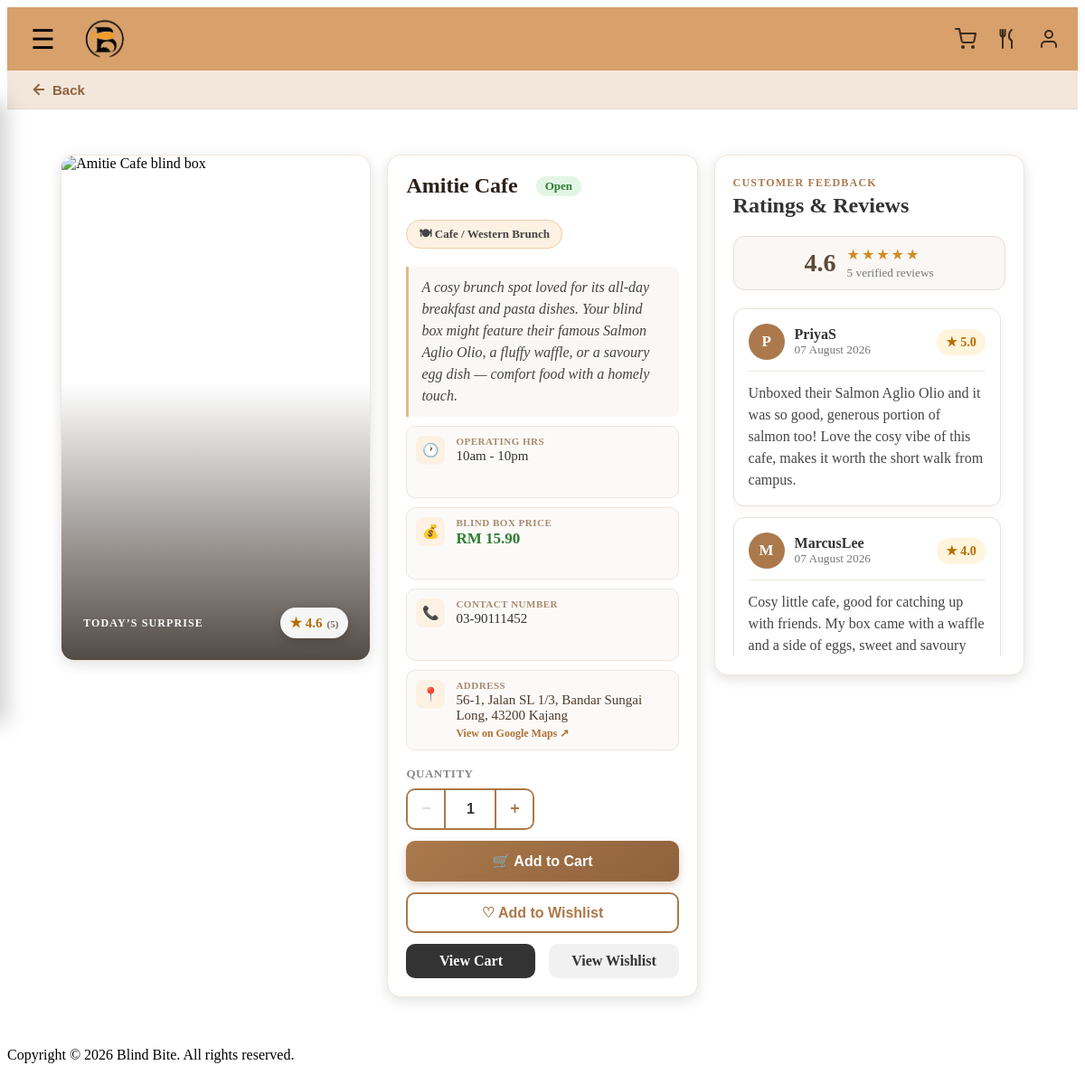
The page /pages/details.php?restaurant=Amitie+Cafe on the database its author committed.
### tables this page shows
CREATE TABLE restaurants (
    restaurant_name VARCHAR(100) PRIMARY KEY,
    restaurant_address VARCHAR(100) NOT NULL UNIQUE,
    restaurant_opening_hours TIME NOT NULL,
    restaurant_closing_hours TIME NOT NULL,
    restaurant_phone_number VARCHAR(20) NOT NULL UNIQUE,
    blind_box_price DECIMAL(10,2) NOT NULL,
    blind_box_description TEXT NOT NULL,
    blind_box_image VARCHAR(255) DEFAULT NULL,
    blind_box_food_category TEXT NOT NULL
);

### includes/restaurant_image.php (called while the page is built, shortened)
<?php
function restaurant_image_url(?string $filename): string
{
    $default_url = BASE_URL . '/images/BBbox.png';
    if (!$filename || basename($filename) !== $filename) {
        return $default_url;
    }
    return BASE_URL . '/images/restaurants/' . rawurlencode($filename);
}
?>

### pages/details.php (the view, shortened to what this page needs)
<?php
include '../config/db_connect.php';
require_once '../includes/restaurant_image.php';
$restaurant_name = isset($_GET['restaurant'])
    ? $_GET['restaurant']
    : '';
$sql = "
    SELECT *
    FROM restaurants
    WHERE restaurant_name = ?
";
$stmt = $conn->prepare($sql);
$stmt->bind_param(
    "s",
    $restaurant_name
);
$stmt->execute();
$result = $stmt->get_result();
if ($result->num_rows === 1) {
    $restaurant = $result->fetch_assoc();
} else {
    $restaurant = null;
}
$reviews = [];
$average_rating = 0.0;
if ($restaurant) {
    $review_stmt = $conn->prepare(
        "SELECT username, rating, review, created_at
         FROM reviews
         WHERE restaurant_name = ?
         ORDER BY created_at DESC"
    );
    $review_stmt->bind_param('s', $restaurant['restaurant_name']);
    $review_stmt->execute();
    $review_result = $review_stmt->get_result();
    $rating_total = 0;
    while ($review_row = $review_result->fetch_assoc()) {
        $rating_total += (int) $review_row['rating'];
        $reviews[] = $review_row;
    }
    if (count($reviews) > 0) {
        $average_rating = $rating_total / count($reviews);
    }
}
function render_review_card(array $review_item, bool $hidden = false): void {
    ?>
    <article class="review-card"<?php echo $hidden ? ' aria-hidden="true" tabindex="-1"' : ''; ?>>
        <div class="review-card-heading">
            <div class="reviewer">
                <span class="reviewer-avatar" aria-hidden="true">
                    <?php echo htmlspecialchars(strtoupper(substr($review_item['username'], 0, 1))); ?>
                </span>
                <div>
                    <strong><?php echo htmlspecialchars($review_item['username']); ?></strong>
                    <small>
                        <?php echo date('d F Y', strtotime($review_item['created_at'])); ?>
                    </small>
                </div>
            </div>
            <span class="review-rating">★ <?php echo (int) $review_item['rating']; ?>.0</span>
        </div>
        <p class="review-text"><?php echo nl2br(htmlspecialchars($review_item['review'])); ?></p>
    </article>
    <?php
}
include '../includes/header.php';
include '../includes/navigation.php';
?>
<link rel="stylesheet" href="../css/status.css">
<link rel="stylesheet" href="../css/details.css">
<main class="details-page">
    <div class="details-overview-grid">
        <?php if ($restaurant) : ?>
            <div class="details-image-wrap">
                <img
                    src="<?php echo htmlspecialchars(restaurant_image_url($restaurant['blind_box_image'] ?? null)); ?>"
                    width="200"
                    height="150"
                    alt="<?php echo htmlspecialchars($restaurant['restaurant_name']); ?> blind box"
                >
                <div class="details-image-overlay">
                    <span class="details-surprise-label">Today’s surprise</span>
                    <span class="details-rating-chip">
                        ★ <?php echo number_format($average_rating, 1); ?>
                        <small>(<?php echo count($reviews); ?>)</small>
                    </span>
                </div>
            </div>
            <div class="details-info">
                <h1>
                    <span class="details-title">
                        <?php
                        echo htmlspecialchars(
                            $restaurant['restaurant_name']
                        );
                        ?>
                    </span>
                    <span
                        id="restaurantStatusBadge"
                        class="status-badge"
                        data-opening="<?php echo htmlspecialchars($restaurant['restaurant_opening_hours']); ?>"
                        data-closing="<?php echo htmlspecialchars($restaurant['restaurant_closing_hours']); ?>"
                    ><span class="status-dot"></span>Checking...</span>
                </h1>
                <p class="details-category-badge">
                    🍽
                    <?php
                    echo htmlspecialchars(
                        $restaurant['blind_box_food_category']
                    );
                    ?>
                </p>
                <p class="details-description">
                    <?php
                    echo htmlspecialchars(
                        $restaurant[
                            'blind_box_description'
                        ]
                    );
                    ?>
                </p>
                <div class="details-meta">
                    <div class="meta-row">
                        <span class="meta-icon">🕐</span>
                        <div class="meta-text">
                            <span class="meta-label">Operating Hrs</span>
                            <span class="meta-value">
                                <?php
                                echo htmlspecialchars(
                                    strtolower(date('ga', strtotime($restaurant['restaurant_opening_hours'])))
                                    . ' - ' .
                                    strtolower(date('ga', strtotime($restaurant['restaurant_closing_hours'])))
                                );
                                ?>
                            </span>
                        </div>
                    </div>
                    <div class="meta-row">
                        <span class="meta-icon">💰</span>
                        <div class="meta-text">
                            <span class="meta-label">Blind Box Price</span>
                            <span class="meta-value meta-price">
                                RM
                                <?php
                                echo number_format(
                                    $restaurant['blind_box_price'],
                                    2
                                );
                                ?>
                            </span>
                        </div>
                    </div>
                    <div class="meta-row">
                        <span class="meta-icon">📞</span>
                        <div class="meta-text">
                            <span class="meta-label">Contact Number</span>
                            <span class="meta-value">
                                <?php
                                echo htmlspecialchars(
                                    $restaurant['restaurant_phone_number']
                                );
                                ?>
                            </span>
                        </div>
                    </div>
                    <div class="meta-row">
                        <span class="meta-icon">📍</span>
                        <div class="meta-text">
                            <span class="meta-label">Address</span>
                            <a
                                class="meta-value restaurant-map-link"
                                href="https://www.google.com/maps/search/?api=1&amp;query=<?php echo rawurlencode($restaurant['restaurant_address']); ?>"
                                target="_blank"
                                rel="noopener noreferrer"
                                aria-label="View <?php echo htmlspecialchars($restaurant['restaurant_name']); ?> on Google Maps"
                            >
                                <span>
                                    <?php
                                    echo htmlspecialchars(
                                        $restaurant['restaurant_address']
                                    );
                                    ?>
                                </span>
                                <span class="map-link-label">View on Google Maps ↗</span>
                            </a>
                        </div>
                    </div>
                </div>
                <div class="action-buttons">
                    <form method="POST" id="addToCartForm">
                        <div class="quantity-selector">
                            <span class="quantity-label">Quantity</span>
                            <div class="quantity-controls">
                                <button
                                    type="button"
                                    class="qty-btn qty-minus"
                                    aria-label="Decrease quantity"
                                >
                                    −
                                </button>
                                <input
                                    type="number"
                                    name="quantity"
                                    id="quantityInput"
                                    class="qty-input"
                                    value="1"
                                    min="1"
                                    readonly
                                >
                                <button
                                    type="button"
                                    class="qty-btn qty-plus"
                                    aria-label="Increase quantity"
                                >
                                    +
                                </button>
                            </div>
                        </div>
                        <button
                            type="submit"
                            name="add_to_cart"
                            class="add-cart-btn"
                        >
                            🛒 Add to Cart
                        </button>
                    </form>
                    <form method="POST">
                        <button
                            type="submit"
                            name="add_to_wishlist"
                            class="wishlist-btn"
                        >
                            ♡ Add to Wishlist
                        </button>
                    </form>
                </div>
                <div class="view-buttons">
                    <a
                        href="cart.php"
                        class="view-cart-btn"
                    >
                        View Cart
                    </a>
                    <a
                        href="wishlist.php"
                        class="view-wishlist-btn"
                    >
                        View Wishlist
                    </a>
                </div>
            </div>
        <?php else : ?>
            <h1>
                Restaurant not found
            </h1>
        <?php endif; ?>
    <?php if ($restaurant) : ?>
        <section class="restaurant-reviews">
            <div class="reviews-heading">
                <div>
                    <span class="reviews-eyebrow">Customer feedback</span>
                    <h2>Ratings &amp; Reviews</h2>
                </div>
                <div class="rating-summary">
                    <strong><?php echo number_format($average_rating, 1); ?></strong>
                    <div>
                        <span class="summary-stars" aria-hidden="true">
                            <?php for ($star = 1; $star <= 5; $star++) : ?>
                                <span class="<?php echo $star <= round($average_rating) ? 'is-filled' : ''; ?>">★</span>
                            <?php endfor; ?>
                        </span>
                        <small>
                            <?php echo count($reviews); ?>
                            <?php echo count($reviews) === 1 ? 'verified review' : 'verified reviews'; ?>
                        </small>
                    </div>
                </div>
            </div>
            <?php if (empty($reviews)) : ?>
                <div class="no-reviews">
                    <span aria-hidden="true">☆</span>
                    <h3>No reviews yet</h3>
                    <p>Complete an order to share the first review.</p>
                </div>
            <?php else : ?>
                <div
                    class="review-carousel"
                    id="reviewCarousel"
                    role="region"
                    aria-label="Customer reviews"
                >
                    <div class="review-list" id="reviewTrack">
                        <?php foreach ($reviews as $review_item) : ?>
                            <?php render_review_card($review_item); ?>
                        <?php endforeach; ?>
                    </div>
                </div>
            <?php endif; ?>
        </section>
    <?php endif; ?>
    </div>
</main>
<?php
include '../includes/footer.php';
?>

### css/status.css (style rules this page uses)
.status-badge { display:inline-block; margin-left:10px; padding:3px 10px; border-radius:12px; font-size:13px; font-weight:bold; vertical-align:middle; background:#eee; color:#666; }
.status-open { background:#e3f6e5; color:#2e7d32; }

### rows shown on the page
restaurants: restaurant_name "Amitie Cafe", blind_box_food_category "Cafe / Western Brunch", blind_box_description "A cosy brunch spot loved for its all-day breakfast and pasta dishes. Your blind box might feature their famous Salmon Aglio Olio, a fluffy waffle, or a savoury egg dish — comfort food with a homely touch.", restaurant_opening_hours+restaurant_closing_hours "10am - 10pm", blind_box_price "15.90", restaurant_phone_number "03-90111452", restaurant_address "56-1, Jalan SL 1/3, Bandar Sungai Long, 43200 Kajang"

### other values the page prints
$average_rating "4.6"
count($reviews) "5"
substr($review_item['username'], 0, 1) "P"
$review_item['username'] "PriyaS"
date('d F Y', strtotime($review_item['created_at'])) "07 August 2026"
$review_item['rating'] "5"
$review_item['review'] "Unboxed their Salmon Aglio Olio and it was so good, generous portion of salmon too! Love the cosy vibe of this cafe, makes it worth the short walk from campus."
substr($review_item['username'], 0, 1) "M"
$review_item['username'] "MarcusLee"
$review_item['rating'] "4"
$review_item['review'] "Cosy little cafe, good for catching up with friends. My box came with a waffle and a side of eggs, sweet and savoury…"
